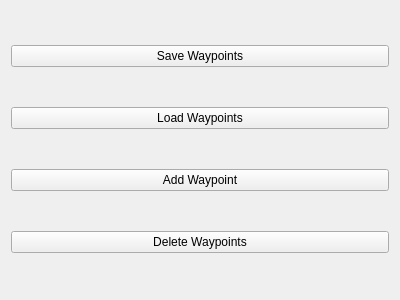
<?xml version="1.0" encoding="UTF-8"?>
<ui version="4.0">
 <class>WaypointManagerPlugin</class>
 <widget class="QWidget" name="WaypointManagerPlugin">
  <property name="geometry">
   <rect>
    <x>0</x>
    <y>0</y>
    <width>400</width>
    <height>300</height>
   </rect>
  </property>
  <property name="windowTitle">
   <string>Waypoint Manager</string>
  </property>
  <layout class="QVBoxLayout" name="verticalLayout">
   <item>
    <widget class="QPushButton" name="save_button">
     <property name="text">
      <string>Save Waypoints</string>
     </property>
    </widget>
   </item>
   <item>
    <widget class="QPushButton" name="load_button">
     <property name="text">
      <string>Load Waypoints</string>
     </property>
    </widget>
   </item>
   <item>
    <widget class="QPushButton" name="add_button">
     <property name="text">
      <string>Add Waypoint</string>
     </property>
    </widget>
   </item>
   <item>
    <widget class="QPushButton" name="delete_button">
     <property name="text">
      <string>Delete Waypoints</string>
     </property>
    </widget>
   </item>
  </layout>
 </widget>
 <resources/>
 <connections/>
</ui>
